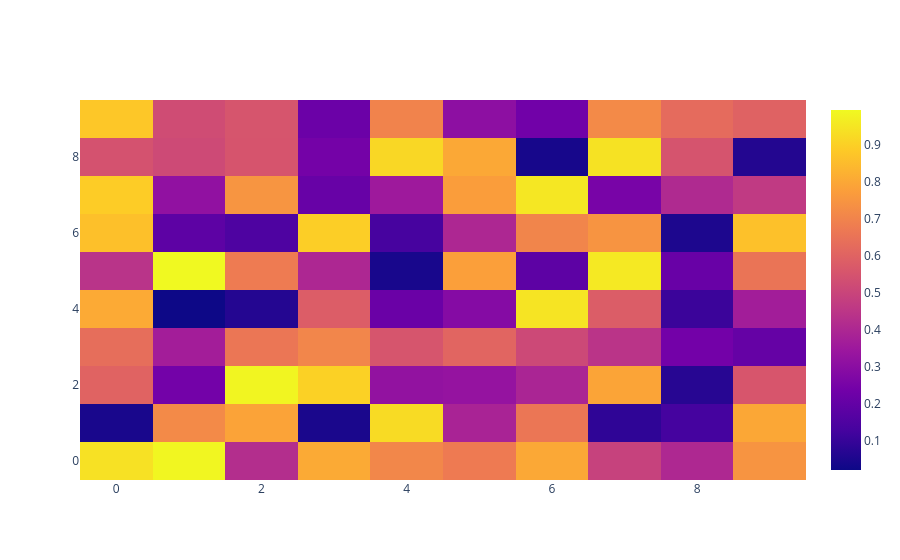

Notebook source saved alongside this figure:
### Code cell
# heatmap using plotly




data = np.random.rand(10, 10)

heatmap = go.Heatmap (z = data)

fig = go.Figure(data = [heatmap])

fig.show()
